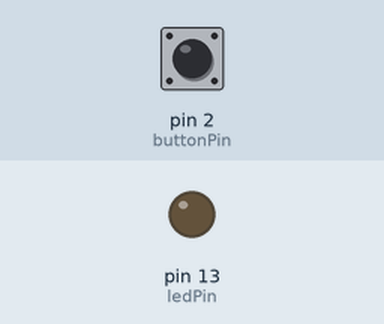
This sketch was run on a simulated Arduino Uno, built with avr-gcc and run on an emulated ATmega328P. Parts: output pins drawn as LEDs (lit = HIGH). Inputs (shaded band) come from the test bench; at power-on: pin 2 (buttonPin) HIGH.

Above: at 0.15 s.
Timing chart, 0 to 1.8 s (numbered marks = the images above):
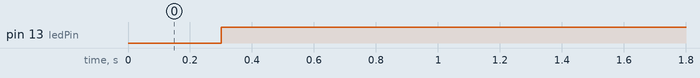

Measured:
- by itself, pin 13 (ledPin): LOW → HIGH at 0.30 s

The sketch:

exemplo_4.ino
```cpp
int ledPin = 13;
int buttonPin = 2;
int flag = LOW;
void setup(){
  pinMode(ledPin, OUTPUT);
  pinMode(buttonPin, INPUT);
	digitalWrite(buttonPin, HIGH);//Ativa o resitor de pull up
}
void loop(){
  int button = digitalRead(buttonPin);
  if (button==HIGH){
    delay(300);
    button = digitalRead(buttonPin);
    if (button==HIGH)
      flag = HIGH;
  }
  else{
    delay(300);
    button = digitalRead(buttonPin);
    if (button==LOW)
      flag = LOW;
  }
  if(flag)
    digitalWrite(ledPin,HIGH);
  else
    digitalWrite(ledPin, LOW);
}
```
